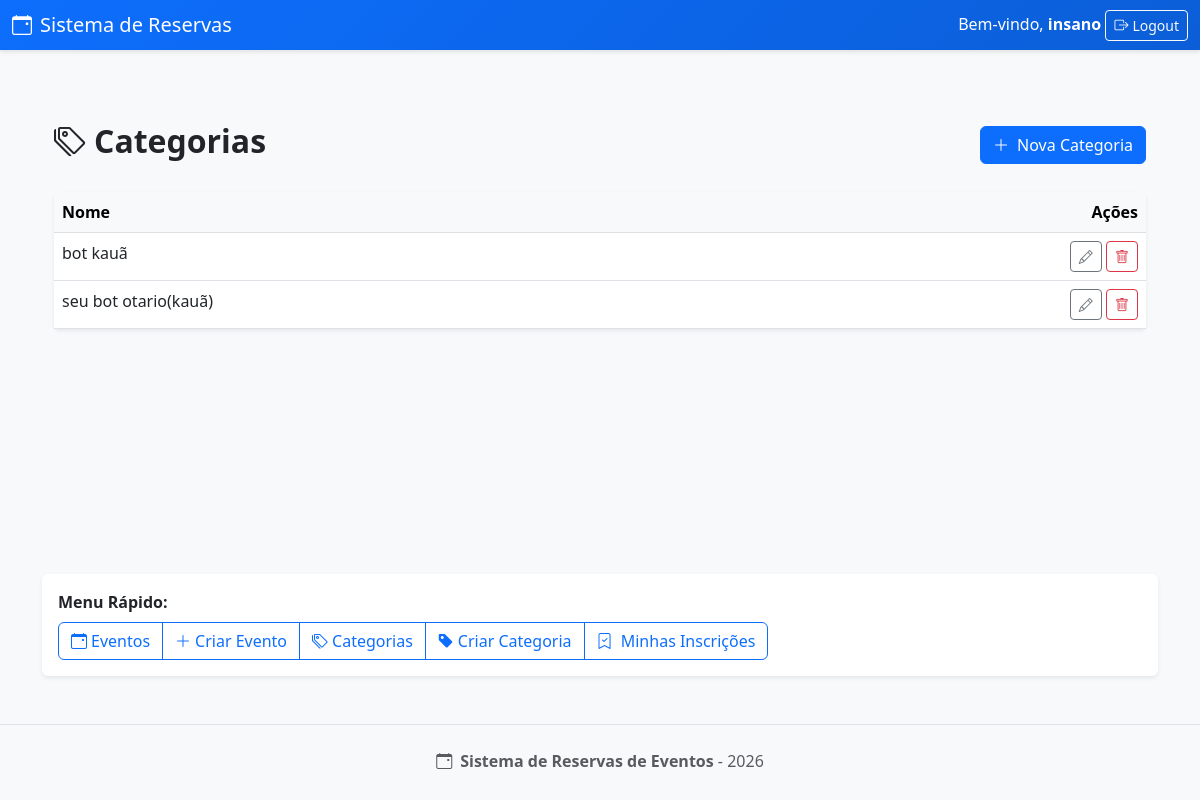
Before: /sistemareservas/categorias/ (signed in) with the older database file.
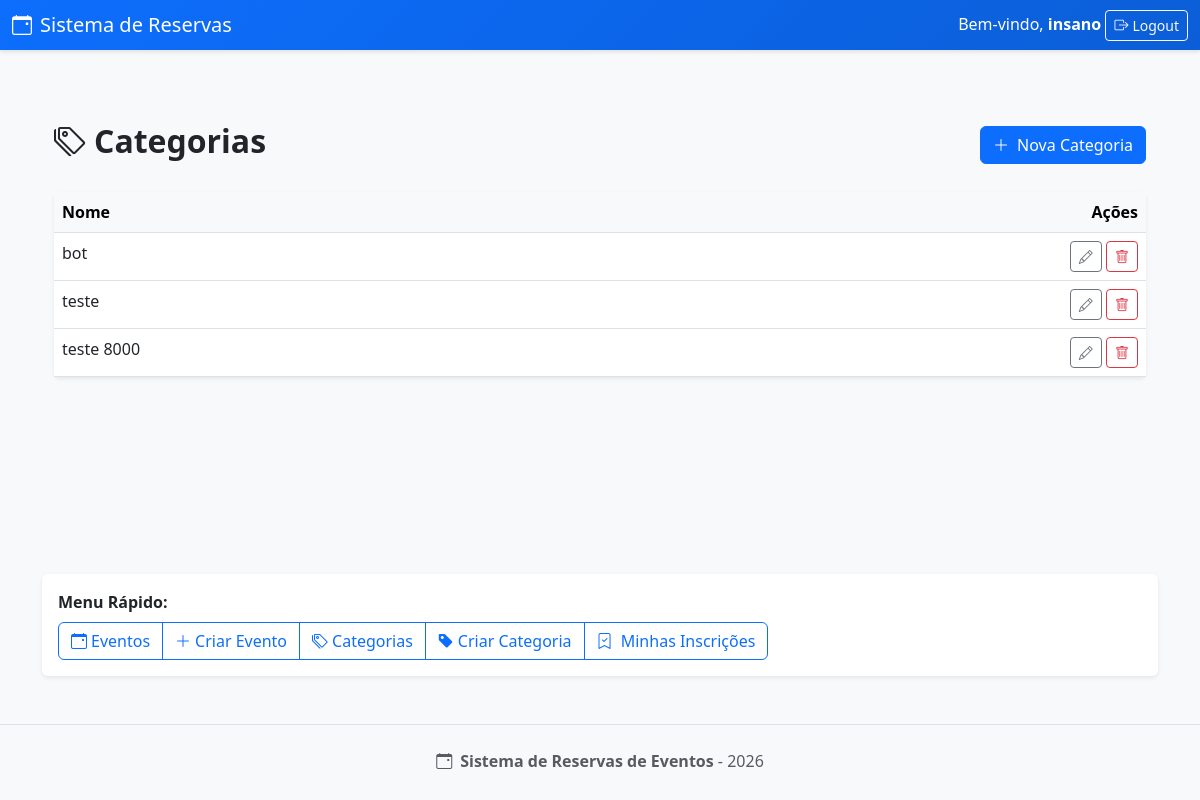
After: the same page with the newer database file.
### sistemareservas/models.py (models this page shows, shortened)
class CategoriaEvento(models.Model):
    nome = models.CharField(max_length=100, unique=True)

### sistemareservas/views.py (the view)
# urls.py: path('categorias/', views.categoria_list, name='categoria_list'),
@permission_required('sistemareservas.view_categoriaevento', login_url=URL_NEGADO)
def categoria_list(request):
    categorias = CategoriaEvento.objects.all().order_by('nome')
    return render(request, 'sistemareservas/categoria_list.html', {
        'categorias': categorias
    })

### sistemareservas/templates/sistemareservas/categoria_list.html
{% extends 'sistemareservas/base.html' %}
{% block content %}
<div class="container py-5">
    <div class="d-flex justify-content-between align-items-center mb-4">
        <h2 class="fw-bold">
            <i class="bi bi-tags me-2"></i>Categorias
        </h2>
        {% if perms.sistemareservas.add_categoriaevento %}
            <a href="{% url 'categoria_create' %}" class="btn btn-primary">
                <i class="bi bi-plus-lg me-1"></i> Nova Categoria
            </a>
        {% endif %}
    </div>
    <div class="card shadow-sm border-0">
        <div class="card-body p-0">
            <table class="table table-hover mb-0">
                <thead class="table-light">
                    <tr>
                        <th>Nome</th>
                        {% if perms.sistemareservas.change_categoriaevento or perms.sistemareservas.delete_categoriaevento %}
                            <th class="text-end">Ações</th>
                        {% endif %}
                    </tr>
                </thead>
                <tbody>
                    {% for categoria in categorias %}
                        <tr>
                            <td>{{ categoria.nome }}</td>
                            {% if perms.sistemareservas.change_categoriaevento or perms.sistemareservas.delete_categoriaevento %}
                                <td class="text-end">
                                    {% if perms.sistemareservas.change_categoriaevento %}
                                        <a href="{% url 'categoria_update' categoria.id %}"
                                           class="btn btn-sm btn-outline-secondary">
                                            <i class="bi bi-pencil"></i>
                                        </a>
                                    {% endif %}
                                    {% if perms.sistemareservas.delete_categoriaevento %}
                                        <a href="{% url 'categoria_delete' categoria.id %}"
                                           class="btn btn-sm btn-outline-danger"
                                           onclick="return confirm('Deseja realmente excluir esta categoria?');">
                                            <i class="bi bi-trash"></i>
                                        </a>
                                    {% endif %}
                                </td>
                            {% endif %}
                        </tr>
                    {% empty %}
                        <tr>
                            <td colspan="2" class="text-center text-muted py-4">
                                Nenhuma categoria cadastrada.
                            </td>
                        </tr>
                    {% endfor %}
                </tbody>
            </table>
        </div>
    </div>
</div>
{% endblock %}

Changed rows visible on the page:
changed CategoriaEvento: nome "bot kauã" → "bot"
added CategoriaEvento: nome "teste"
changed CategoriaEvento: nome "seu bot otario(kauã)" → "teste 8000"
